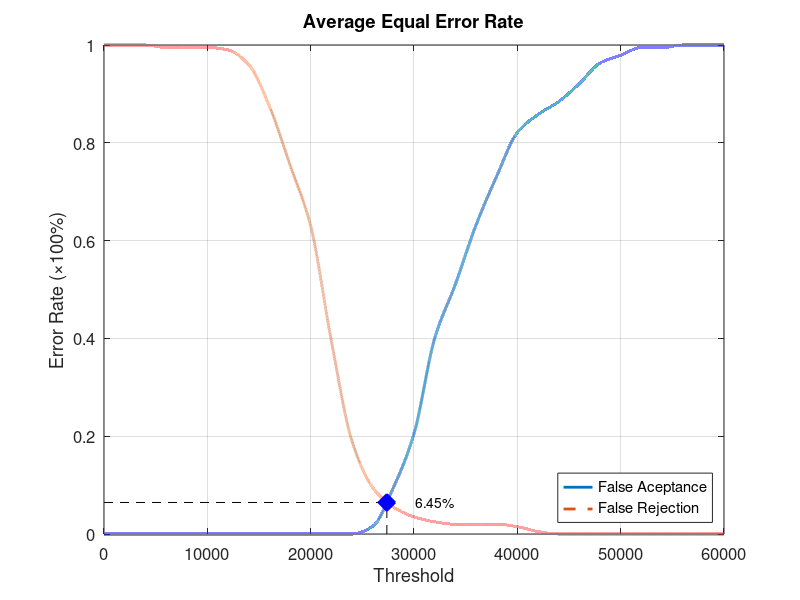
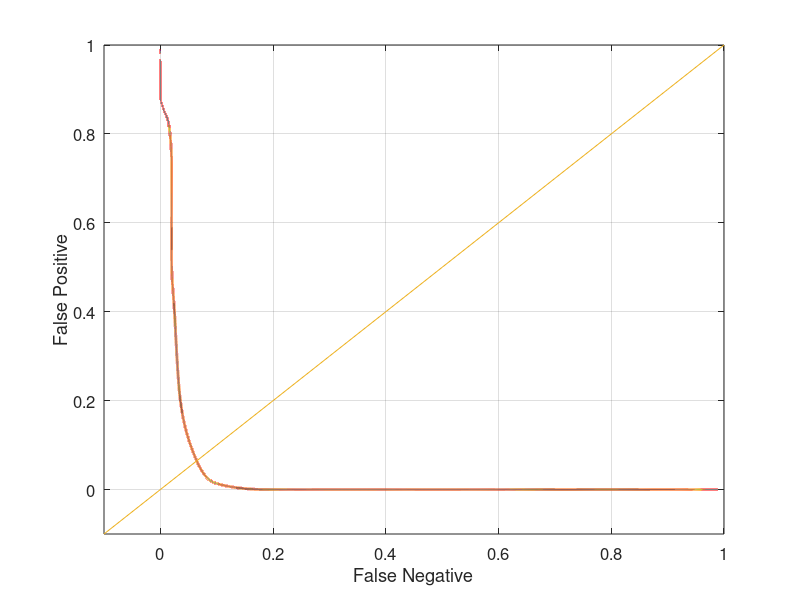

Write MATLAB code to recreate these figures, in order.
function yEER = Database5_1
close all;
clear;
clc;
x = 0:2000:60000;
xq = 0:0.5:60000;

y0 = [0 0 0 0 0 0 0 0 0 0 0 0 0 0.0157895 0.0947368 0.205263 0.4 0.510526 0.631579 0.731579 0.821053 0.857895 0.884211 0.921053 0.963158 0.978947 0.994737 0.994737 1 1 1];
yy0 = interp1(x, y0, xq, 'pchip');
y1 = [1 1 1 0.995 0.995 0.995 0.99 0.96 0.875 0.755 0.63 0.395 0.19 0.095 0.055 0.035 0.025 0.02 0.02 0.02 0.015 0.005 0 0 0 0 0 0 0 0 0];
yy1 = interp1(x, y1, xq, 'pchip');

% Calculating EER: 
y2 = abs(y0 - y1);
find(y2 == min(y2))
yy2 = abs(yy0 - yy1);
xEER = find(yy2 == min(yy2));
xEERIndex = xq(xEER) % X-axis EER
yEER = yy0(xEER) % Y-axis EER

main = figure
plot(xq, yy0,'-','LineWidth', 2);	hold on
plot(xq, yy1,'--','LineWidth', 2);	hold on
plot([xEERIndex xEERIndex], [0 yEER], 'k--');	hold on
plot([0 xEERIndex], [yEER yEER], 'k--');	hold on
plot(xEERIndex, yEER, 'bx', 'LineWidth', 10);	hold on
text(xEERIndex + 10 * xEERIndex / 100, yEER, [num2str(round((10000 * yEER)) / 100) '%'])
legend('False Aceptance', 'False Rejection', 'Location', 'SouthEast')
xlabel('Threshold')
ylabel('Error Rate (\times100%)')
title('Average Equal Error Rate')
set(gca, 'FontSize', 12)
axis([0 60000 0 1])
grid on

print(main, 'Database5_1Main', '-dpng');
FNRxFPR = figure('Color', [1 1 1]);
plot(yy1, yy0, '-', yy1, yy0, 'LineWidth', 2);
hold on
y = -0.1:0.1:1
plot(y, y); 
set(gca, 'FontSize', 12)
xlabel('False Negative')
ylabel('False Positive')
axis([-0.1 1 -0.1 1])
set(gca, 'FontSize', 12)
grid on

print(FNRxFPR, 'Database5_1FNRxFPR','-dpng');
end
